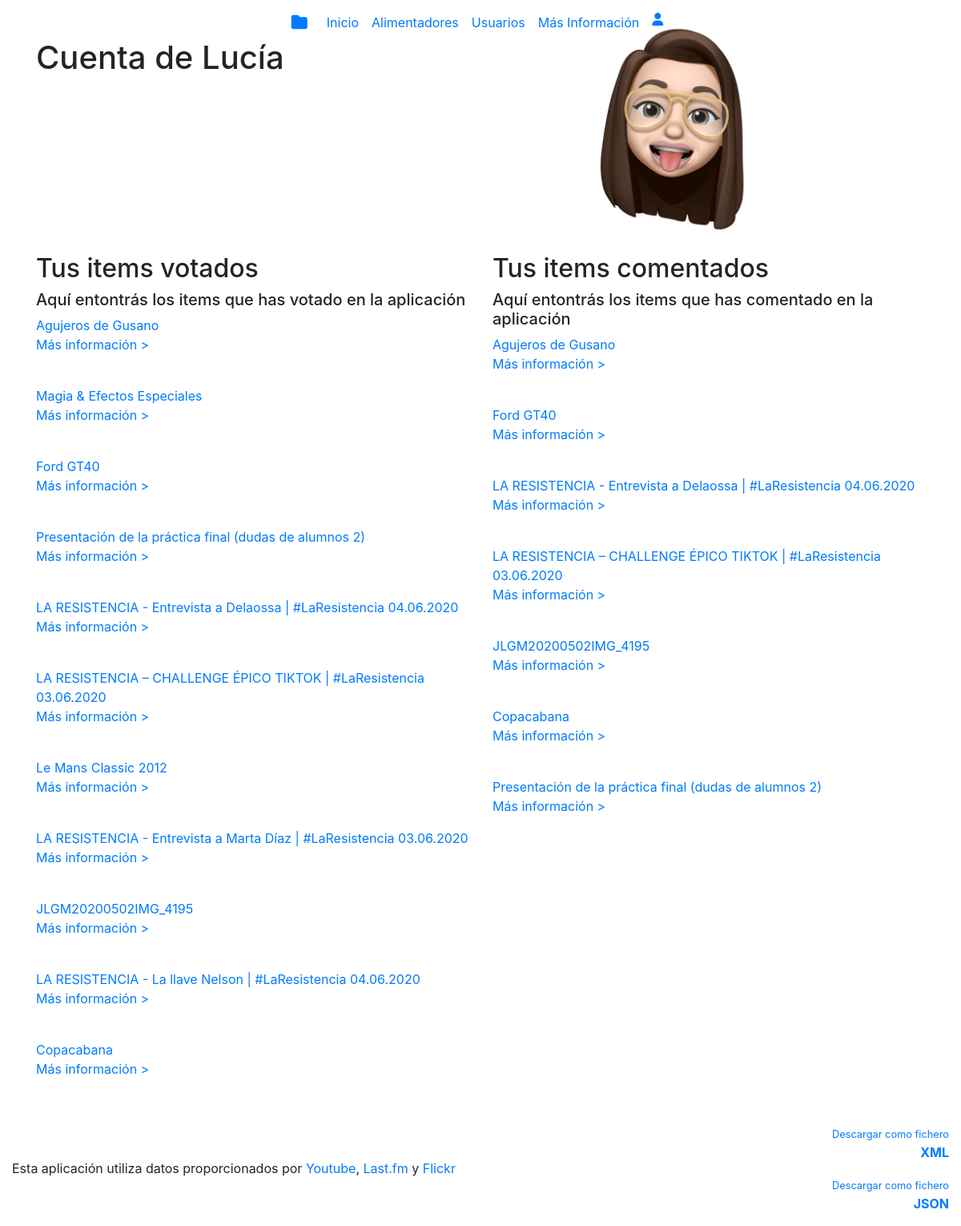
Screenshot of /MisCosas/user/Lucía with the database file from the repository.
### MisCosas/models.py (models this page shows, shortened)
class Users(models.Model):
    username = models.CharField(max_length=64, default="")
    email = models.EmailField(max_length=64, default="")
    password = models.CharField(max_length=64, default="")
    image = models.ImageField(upload_to='Users', null=True, default="")
    tamañoletra = models.CharField(max_length=64, default="")
    estilo = models.CharField(max_length=64, default="")

class Voto(models.Model):
    usuario = models.ForeignKey(Users, on_delete=models.CASCADE)
    item = models.ForeignKey(Item, on_delete=models.CASCADE)
    estado = models.CharField(max_length=64, default="")

class Item(models.Model):
    nombre = models.CharField(max_length=64, default="")
    enlace = models.CharField(max_length=64, default="yo ")
    itemId = models.CharField(max_length=64, default="")
    fotoItem = models.CharField(max_length=64, default="")
    descripcion = models.TextField(blank=False, default="")
    votosPositivos = models.IntegerField(default=0)
    votosNegativos = models.IntegerField(default=0)
    votosTotales = models.IntegerField(default=0)
    alimentador = models.ForeignKey(Alimentador, null=True, on_delete=models.CASCADE)
    def __str__(self):
        return self.nombre

class Comentario(models.Model):
    usuario = models.ForeignKey(Users, on_delete=models.CASCADE)
    fecha = models.DateTimeField(default=timezone.now)
    cuerpo = models.TextField(blank=False)
    item = models.ForeignKey(Item, on_delete=models.CASCADE)
    imagen = models.ImageField(upload_to='Comments', null=True, default="")

### MisCosas/views.py (the view, shortened to what this page needs)
# urls.py: path('user/<str:llave>',views.user, name='user'),
def user(request, llave):
    users = Users.objects.get(username = llave)
    itemsComentados = Comentario.objects.filter(usuario = users)
    itemsVotados = Voto.objects.filter(usuario=users)
    form = LoginForm()
    form2 = changePhoto()
    context = {'users': users,
               'form': form,
               'itemscomentados': itemsComentados,
                'itemsvotados': itemsVotados,
               'form2':form2}
    if users.username == request.user.username:
        sameuser = True
        context['sameuser'] = sameuser
    if request.method == "GET":
        format = request.GET.get('format')
        if format == 'xml':
            return render(request, 'MisCosas/perfil.xml', context, content_type='text/xml')
        if format == 'json':
            list = [users,*itemsComentados,*itemsVotados]
            lista = serializers.serialize('json', list)
            return HttpResponse(lista, content_type="application/json")
    return render(request, 'MisCosas/perfil.html', context)

### MisCosas/templates/MisCosas/perfil.html (shortened to what this page needs)
{% extends 'MisCosas/base.html' %}
    {% block contenido %}
    <section  id="titulouser" >
        <div class="container">
            <div class="row">
                {%if sameuser%}
                    <div class="col col-sm-6">
                        <h1 class="pt-5">Tu cuenta, {{users.username}}</h1>
                    </div>
                {%else%}
                    <div class="col col-sm-6">
                        <h1 class="pt-5">Cuenta de {{users.username}}</h1>
                    </div>
                {%endif%}
                <div class="col col-sm-6">
                    {%if users.image%}
                        <img class="fotouser pt-3" src="{{users.image.url}}" height="300px">
                    {%else%}
                        <div class="fotouser p-5"><i class="fas fa-user fa-9x"></i></div>
                    {%endif%}
                </div>
            </div>
        </div>
    </section>
    <section>
        <div class="container">
        <div class="row" id="cuerpoperfil">
            <div class="col col-sm-6">
                <h2>Tus items votados</h2>
                <h5>Aquí entontrás los items que has votado en la aplicación</h5>
                {%for item in itemsvotados%}
                <p><a href="{{item.item.enlace}}" id="web">{{item.item}}</a><br>
                <a class="enlaceitem" href="/MisCosas/{{item.item.alimentador.type}}/{{item.item.alimentador.alimentadorId}}/{{item.item.itemId}}">Más información ></a></p>
                <br>
                {%endfor%}
            </div>
            <div class="col col-sm-6">
                <h2>Tus items comentados</h2>
                <h5>Aquí entontrás los items que has comentado en la aplicación</h5>
                {%for item in itemscomentados%}
                <p><a href="{{item.item.enlace}}" id="web">{{item.item}}</a><br>
                <a class="enlaceitem" href="/MisCosas/{{item.item.alimentador.type}}/{{item.item.alimentador.alimentadorId}}/{{item.item.itemId}}">Más información ></a></p>
                <br>
                {%endfor%}
            </div>
        </div>
        </div>
    </section>
    {% endblock %}

### rows the page displays
Users: username "Lucía", image (picture)
Voto: item "Agujeros de Gusano"
Voto: item "Magia & Efectos Especiales"
Voto: item "Ford GT40"
Voto: item "Presentación de la práctica final (dudas de alumnos 2)"
Voto: item "LA RESISTENCIA - Entrevista a Delaossa | #LaResistencia 04.06.2020"
Voto: item "LA RESISTENCIA – CHALLENGE ÉPICO TIKTOK | #LaResistencia 03.06.2020"
Voto: item "Le Mans Classic 2012"
Voto: item "LA RESISTENCIA - Entrevista a Marta Díaz | #LaResistencia 03.06.2020"
Voto: item "JLGM20200502IMG_4195"
Voto: item "LA RESISTENCIA - La llave Nelson | #LaResistencia 04.06.2020"
Voto: item "Copacabana"
Comentario: item "Agujeros de Gusano"
Comentario: item "Ford GT40"
Comentario: item "LA RESISTENCIA - Entrevista a Delaossa | #LaResistencia 04.06.2020"
Comentario: item "LA RESISTENCIA – CHALLENGE ÉPICO TIKTOK | #LaResistencia 03.06.2020"
Comentario: item "JLGM20200502IMG_4195"
Comentario: item "Copacabana"
Comentario: item "Presentación de la práctica final (dudas de alumnos 2)"
